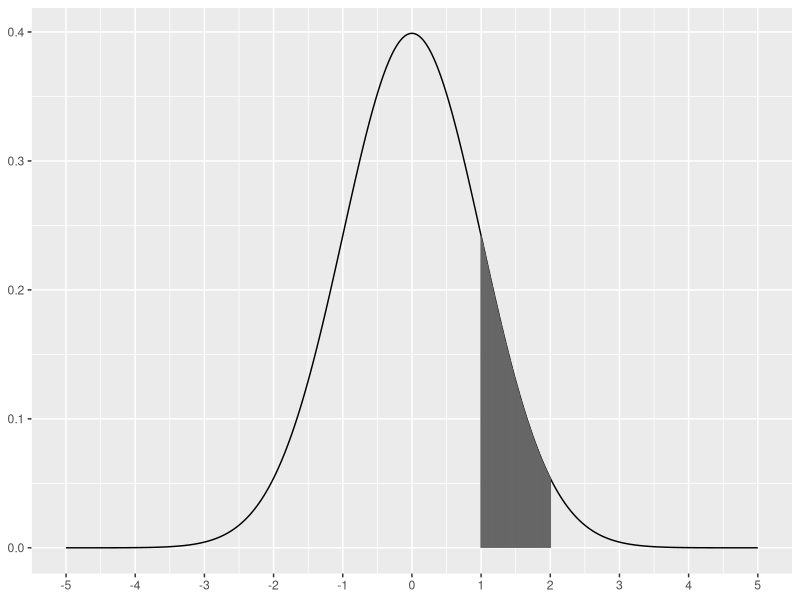

Reproduce this figure in R.
## ---- chunk 1
knitr::opts_chunk$set(echo = TRUE)
## ---- chunk 2
library(ggplot2)
x1 <- seq(-5, 5, 0.01)
x2 <- seq(1, 2, 0.01)
p1 <- dnorm(x1)
p2 <- dnorm(x2)
df1 <- data.frame(x = x1, p = p1)
df2 <- data.frame(x = x2, p = p2)
ggplot() +
    geom_line(data = df1, aes(x, p1)) +
    geom_linerange(aes(x = x, ymin = 0, ymax = p), data = df2, col = "grey40")+
    scale_x_continuous(name = NULL, breaks = seq(-5, 5, 1), labels = seq(-5, 5, 1)) +
    scale_y_continuous(name = NULL)
